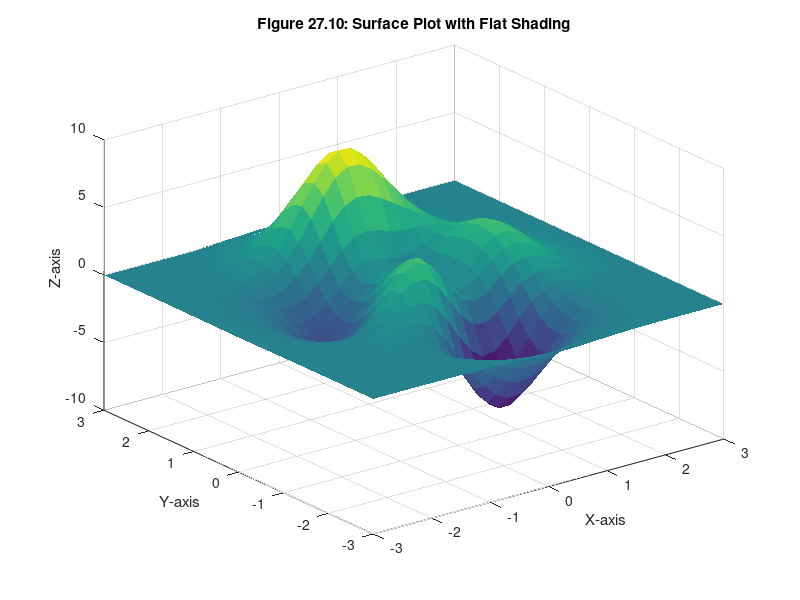

This chart was generated by the following MATLAB code:
[X,Y,Z] = peaks(30);
surf(X,Y,Z)  % same plot as above
shading flat
xlabel('X-axis'), ylabel('Y-axis'), zlabel('Z-axis')
title('Figure 27.10: Surface Plot with Flat Shading')
